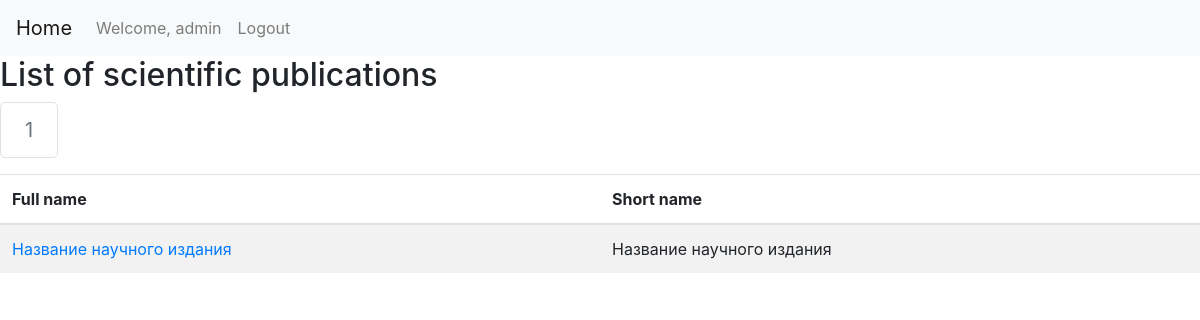
/scientific_publications/1 (signed in), run on an earlier commit of the app's database.
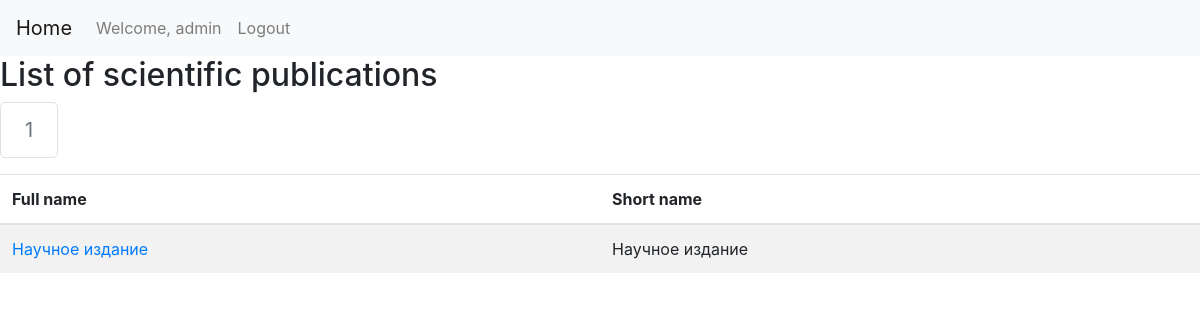
And on a later commit of the database.
### journal_website/models.py (models this page shows, shortened)
class ScientificPublication(models.Model):
    full_name = models.ForeignKey(String, related_name='scientific_publication_full_name', on_delete=models.CASCADE)
    short_name = models.ForeignKey(String, related_name='scientific_publication_short_name', on_delete=models.CASCADE)
    contacts = models.ForeignKey(StaticPage, related_name='scientific_publication_contacts', on_delete=models.SET_NULL, null=True)
    main_editor = models.ForeignKey(StaticPage, related_name='scientific_publication_main_editor', on_delete=models.SET_NULL, null=True)
    legal_information = models.ForeignKey(StaticPage, related_name='scientific_publication_legal_information', on_delete=models.SET_NULL, null=True)
    contract_information = models.ForeignKey(StaticPage, related_name='scientific_publication_contract_information', on_delete=models.SET_NULL, null=True)
    science_branches = models.ForeignKey(StaticPage, related_name='scientific_publication_science_branches', on_delete=models.SET_NULL, null=True)
    editorial_team = models.ForeignKey(StaticPage, related_name='scientific_publication_editorial_team', on_delete=models.SET_NULL, null=True)
    class Meta:
        verbose_name_plural = 'scientific_publications'

class String(models.Model):
    russian = models.TextField()
    english = models.TextField(blank=True, null=True)
    def __str__(self):
        return self.russian
    class Meta:
        verbose_name_plural = 'strings'

### journal_website/views.py (the view)
# urls.py: path("scientific_publications/<int:number_of_page>", views.display_page_with_scientific_publications, name="scientific_publications_with_pagination"),
@login_required
def display_page_with_scientific_publications(request, number_of_page):
	pagination_for_scientific_publications = scientific_publication.get_pagination_for_list_of_scientific_publications(list_of_scientific_publications=scientific_publication.get_all_scientific_publications(), number_of_scientific_publications_per_page=5, number_of_page_to_display=number_of_page)
	return render(request, "scientific_publication/scientific_publications.html", {'pagination_for_scientific_publications': pagination_for_scientific_publications})

### journal_website/repositories/ScientificPublicationRepository.py (called while the page is built)
    def get_all_scientific_publications(self):
        return self.scientific_publication_model.objects.all().order_by("pk")

    def get_pagination_for_list_of_scientific_publications(self, list_of_scientific_publications, number_of_scientific_publications_per_page, number_of_page_to_display):
        paginator = Paginator(list_of_scientific_publications, per_page=number_of_scientific_publications_per_page)
        return paginator.get_page(number_of_page_to_display)

### journal_website/templates/scientific_publication/scientific_publications.html (shortened to what this page needs)
{% extends 'main/layout.html' %}
{% block body %}
{% load crispy_forms_tags %}
<body>
<nav class="navbar navbar-expand-lg navbar-light bg-light">
    <a class="navbar-brand" href="/">Home</a>
    <div class="collapse navbar-collapse" id="navbarText">
      <ul class="navbar-nav mr-auto">
        {% if user.is_authenticated %}
        <li class="nav-item">
          <a class="nav-link" href="#">Welcome, {{user.username}}</a>
        </li>
        <li class="nav-item">
          <a class="nav-link" href="/logout">Logout</a>
        </li>
        {% endif %}
      </ul>
    </div>
</nav>
<h2>List of scientific publications</h2>
<nav aria-label="Page navigation">
  <ul class="pagination pagination-lg">
    {% block pagination %}
    {% for number_of_page in pagination_for_scientific_publications.paginator.get_elided_page_range %}
        {% if number_of_page == pagination_for_scientific_publications.paginator.ELLIPSIS %}
          {{ number_of_page }}
        {% else %}
          {% if number_of_page == pagination_for_scientific_publications.number %}
            <li class="page-item disabled">
              <a class="page-link" href="#" tabindex="-1">{{ number_of_page }}</a>
            </li>
          {% else %}
              <li class="page-item"><a class="page-link" href="{% url 'scientific_publications_with_pagination' number_of_page %}">{{ number_of_page }}</a></li>
          {% endif %}
        {% endif %}
    {% endfor %}
    {% endblock %}
  </ul>
</nav>
<div class="table-responsive">
  <table class="table table-striped">
    <thead>
      <tr>
        <th>Full name</th>
        <th>Short name</th>
      </tr>
    </thead>
    <tbody>
      {% block scientific_publication %}
        {% for scientific_publication in pagination_for_scientific_publications %}
          <tr>
            <td><a href="{% url 'add_article_to_scientific_publication' scientific_publication.pk %}">{{ scientific_publication.full_name }}</a></td>
            <td>{{ scientific_publication.short_name }}</td>
          </tr>
        {% endfor %}
      {% endblock %}
    </tbody>
  </table>
</div>
</body>
{% endblock %}

What changed in the data, as far as the page shows it:
changed ScientificPublication: full_name "Название научного издания" → "Научное издание"; short_name "Название научного издания" → "Научное издание"
